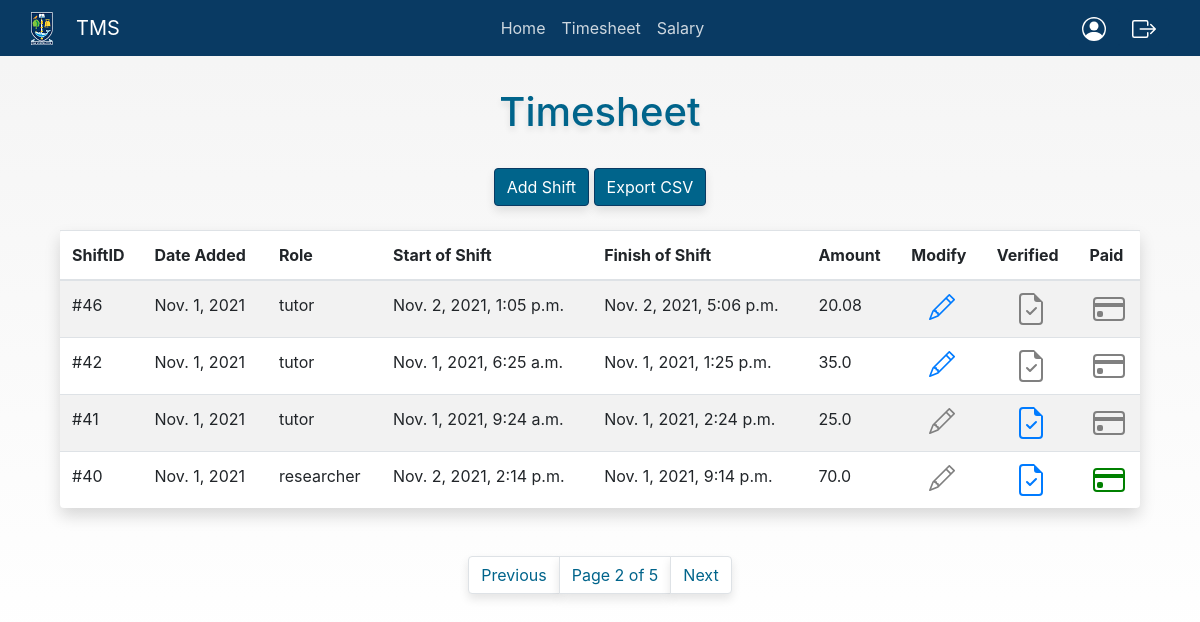
/shifts?page=2 (signed in), run on an earlier commit of the app's database.
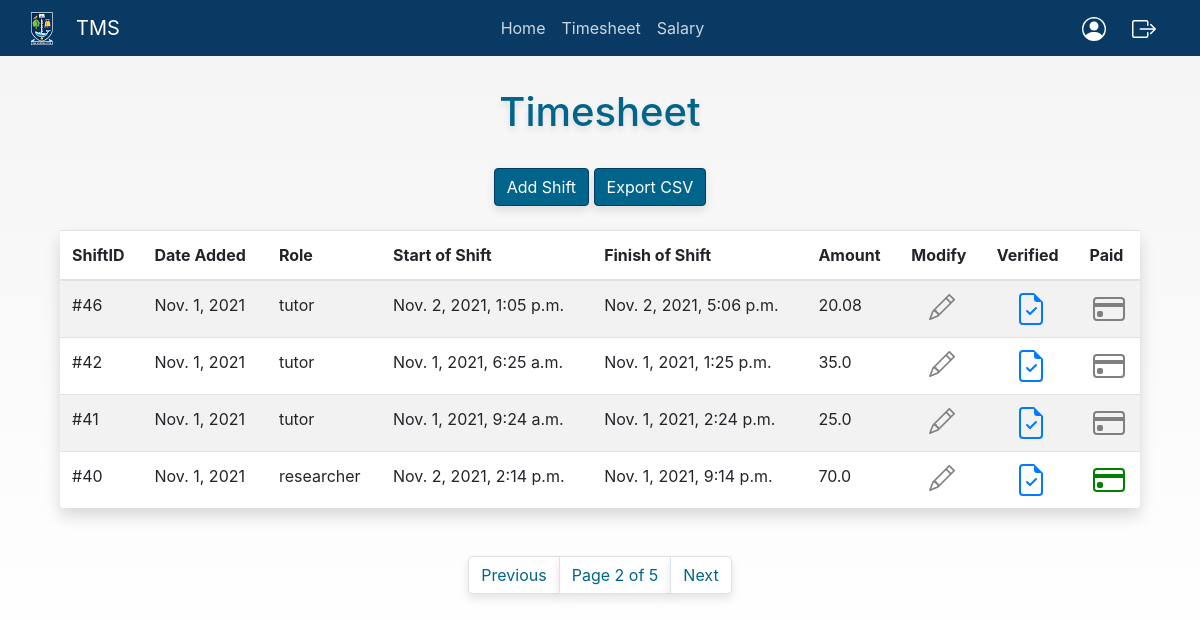
And on a later commit of the database.
### timesheet/models.py (models this page shows, shortened)
class Shift(models.Model):
    studentID = models.ForeignKey(User, blank=True, null=True, on_delete=models.CASCADE)
    date = models.DateTimeField('Date added', auto_now_add=True)
    role = models.ForeignKey(Roles, null=True, on_delete=models.SET_NULL)
    startHour = models.DateTimeField('Time started working')
    endHour = models.DateTimeField('Time finished working')
    verified = models.BooleanField(default=False)
    paid = models.BooleanField(default=False)
    def payment(self):
        time = self.endHour - self.startHour                                 #calculate time working
        payment = round(self.role.hourlyPay * time.seconds / 60 / 60,2)      #hourlyPay * hours worked, rounded for 2 demicals
        return payment

class Roles(models.Model):
    name = models.CharField('Type of role', max_length=120)
    hourlyPay = models.IntegerField('Payment per hour for a role')
    def __str__(self):
        return self.name

### timesheet/views.py (the view, shortened to what this page needs)
# urls.py: path('shifts', views.shifts, name="shifts"),
def shifts(request):
    shifts = Shift.objects.all().order_by('-date')
    userTitle = str(request.user.userprofile.title)
    if userTitle == 'Student':
        userid = request.user.id
        p = Paginator(Shift.objects.filter(studentID=userid).order_by('-date'),4)   #filter User's shifts only
        page = request.GET.get('page')
        shiftsPerPage = p.get_page(page)
        return render(request, 'timesheet/shifts.html', {
            'shiftsPerPage': shiftsPerPage,
            })

### members/models.py (called while the page is built)
    def __str__(self):
        return self.name

### templates/timesheet/shifts.html (shortened to what this page needs)
<!DOCTYPE html>
{% extends 'timesheet/base.html' %}
{%  load static %}
    {% block content %}
    <center>
    <div class="container">
        <h1>Timesheet</h1>
            <br>
           <a class="btn btn-primary " href="{% url 'add-shift' %}" role="button">Add Shift</a> <a class="btn btn-primary" href="{% url 'shift-csv' %}" role="button">Export CSV</a>
        <br/> <br/>
        <table class="table table-striped shadow p-3 mb-5 bg-white rounded">
          <thead>
            <tr>
                <th scope="col">ShiftID</th>
                <th scope="col">Date Added</th>
                <th scope="col">Role</th>
                <th scope="col">Start of Shift</th>
                <th scope="col">Finish of Shift</th>
                <th scope="col">Amount</th>
                <th scope="col">Modify</th>
                <th scope="col">Verified</th>
                <th scope="col">Paid</th>
            </tr>
          </thead>
            {% for shift in shiftsPerPage %}
                {% if user == shift.studentID %}
                        <tr>
                            <td>
                            #{{ shift.id }}
                            </td>
                            <td>
                            {{ shift.date.date }}
                            </td>
                            <td>
                            {{ shift.role }}
                            </td>
                            <td>
                            {{ shift.startHour }}
                            </td>
                            <td>
                            {{ shift.endHour }}
                            </td>
                            <td>
                            {{ shift.payment }}
                            </td>
                            <td align="center">
                                <a href="{% url 'update-shift' shift.id %}">
                                </a>
                            </td>
                            <td align="center">
                                <a href="{% url 'verify-shift' shift.id %}">
                                </a>
                            </td>
                            <td align="center">
                                <a href="{% url 'pay-shift' shift.id %}">
                                </a>
                            </td>
                        </tr>
                {% endif %}
            {% endfor %}
        </table>
    </div>
   <nav aria-label="Page navigation example">
      <ul class="pagination justify-content-center">
        {% if shiftsPerPage.has_previous %}
            <li class="page-item"><a class="page-link" href="?page={{ shiftsPerPage.previous_page_number }}">Previous</a></li>
        {% else %}
            <li class="page-item disabled">
              <a class="page-link">Previous</a>
            </li>
        {% endif %}
          <li class="page-item"><a class="page-link" href="#">Page {{ shiftsPerPage.number }} of {{ shiftsPerPage.paginator.num_pages }}</a> </li>
        {% if shiftsPerPage.has_next %}
            <li class="page-item"><a class="page-link" href="?page={{ shiftsPerPage.next_page_number }}">Next</a></li>
        {% else %}
            <li class="page-item disabled">
              <a class="page-link">Previous</a>
            </li>
        {% endif %}
      </ul>
    </nav>
    <br/> <br/>
    </center>
    {% endblock %}

What changed in the data, as far as the page shows it:
changed Shift "Nov. 2, 2021, 1:05 p.m.": verified False → True (drawn)
changed Shift "Nov. 1, 2021, 6:25 a.m.": verified False → True (drawn)
